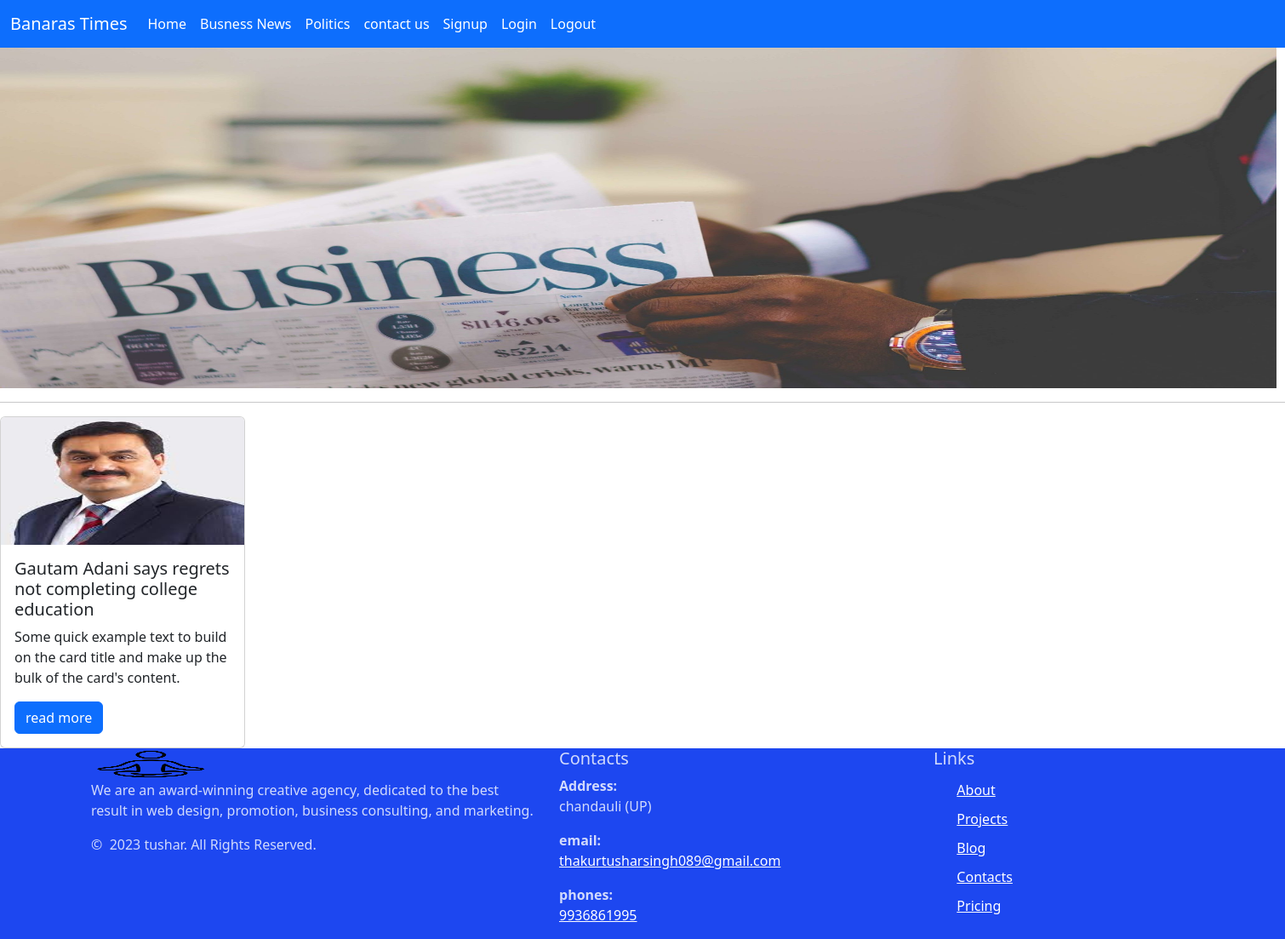
/accounts/busnessnews/, run on the app's committed database.
### myapp/models.py (models this page shows)
class Commoninformation(models.Model):
    title=models.CharField(max_length=200,unique=True)
    slug=models.SlugField(max_length=200,unique=True)
    content=models.TextField()
    image=models.ImageField(upload_to='myimage')
    date=models.DateField()
    class Meta:
        abstract=True

class Business(Commoninformation):
    author=models.ForeignKey(User,on_delete=models.CASCADE,related_name='Business_blog')

### myapp/views.py (the view)
# urls.py: path('busnessnews/',views.Busnesshome,name='busnesshome'),
def Busnesshome(request):
    form=Business.objects.all()
    return render(request,'myapp/busness.html',{'forms':form})

### myapp/templates/myapp/busness.html
{% extends 'myapp/base.html' %}
{% load static %}
{% block x1 %}
<img src="{% static 'image/pexels-nappy-936137.jpg' %}" alt="" height="400" width="1500px">
<hr>
<div class="row">
  {% for x in forms %}
    <div class="col-3">
       <div class="card" style="width: 18rem;">
           <img src="{{x.image.url}}" class="card-img-top" alt="..." height="150px">
           <div class="card-body">
             <h5 class="card-title">{{x.title}}</h5>
             <p class="card-text">Some quick example text to build on the card title and make up the bulk of the card's content.</p>
             <a href="{% url 'busnessdetail' x.slug %}" class="btn btn-primary">read more</a>
           </div>
         </div>
    </div>
   {% endfor %}
</div>
    {% endblock x1 %}

### data on the page
Business: image (picture), title "Gautam Adani says regrets not completing college education"
